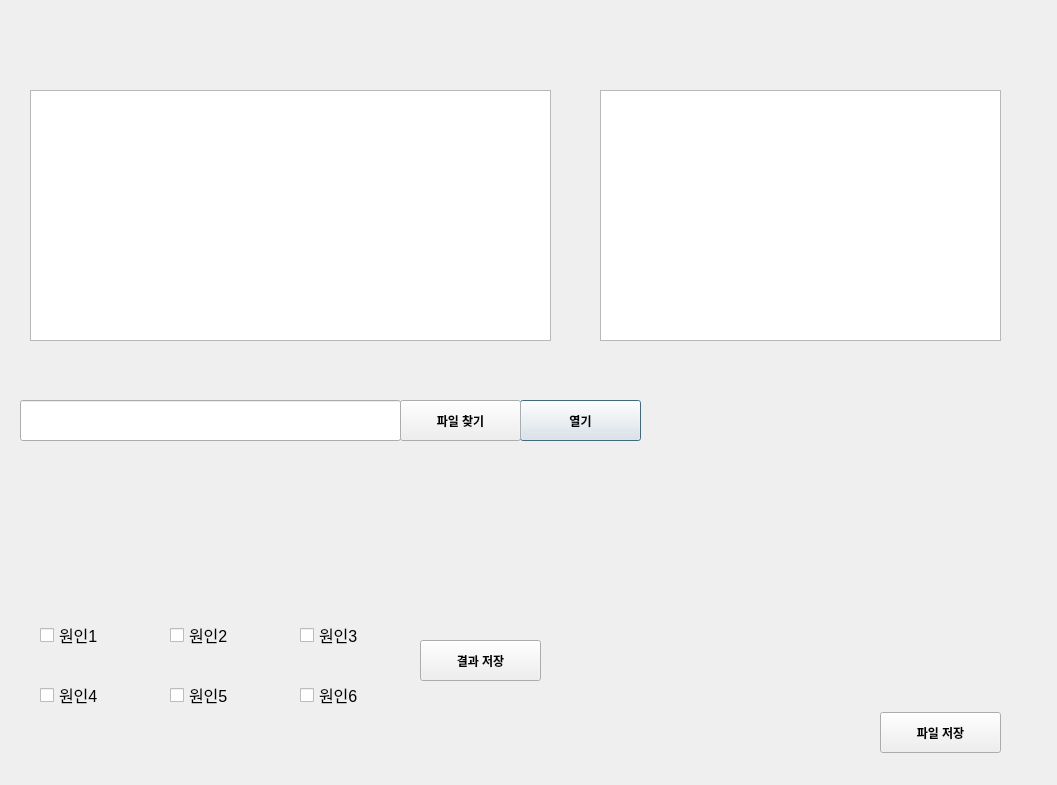
<?xml version="1.0" encoding="UTF-8"?>
<ui version="4.0">
 <class>DataVisualization_prototype</class>
 <widget class="QDialog" name="DataVisualization_prototype">
  <property name="geometry">
   <rect>
    <x>0</x>
    <y>0</y>
    <width>1057</width>
    <height>785</height>
   </rect>
  </property>
  <property name="windowTitle">
   <string>Dialog</string>
  </property>
  <widget class="QPushButton" name="Open_btn">
   <property name="geometry">
    <rect>
     <x>520</x>
     <y>400</y>
     <width>121</width>
     <height>41</height>
    </rect>
   </property>
   <property name="font">
    <font>
     <weight>75</weight>
     <bold>true</bold>
    </font>
   </property>
   <property name="text">
    <string>열기</string>
   </property>
  </widget>
  <widget class="QPushButton" name="Save_btn">
   <property name="geometry">
    <rect>
     <x>880</x>
     <y>712</y>
     <width>121</width>
     <height>41</height>
    </rect>
   </property>
   <property name="font">
    <font>
     <weight>75</weight>
     <bold>true</bold>
    </font>
   </property>
   <property name="text">
    <string>파일 저장</string>
   </property>
  </widget>
  <widget class="QCheckBox" name="checkBox">
   <property name="geometry">
    <rect>
     <x>40</x>
     <y>610</y>
     <width>110</width>
     <height>50</height>
    </rect>
   </property>
   <property name="font">
    <font>
     <pointsize>12</pointsize>
    </font>
   </property>
   <property name="text">
    <string>원인1</string>
   </property>
  </widget>
  <widget class="QCheckBox" name="checkBox_2">
   <property name="geometry">
    <rect>
     <x>170</x>
     <y>610</y>
     <width>110</width>
     <height>50</height>
    </rect>
   </property>
   <property name="font">
    <font>
     <pointsize>12</pointsize>
    </font>
   </property>
   <property name="text">
    <string>원인2</string>
   </property>
  </widget>
  <widget class="QCheckBox" name="checkBox_3">
   <property name="geometry">
    <rect>
     <x>300</x>
     <y>610</y>
     <width>110</width>
     <height>50</height>
    </rect>
   </property>
   <property name="font">
    <font>
     <pointsize>12</pointsize>
    </font>
   </property>
   <property name="text">
    <string>원인3</string>
   </property>
  </widget>
  <widget class="QCheckBox" name="checkBox_4">
   <property name="geometry">
    <rect>
     <x>40</x>
     <y>670</y>
     <width>110</width>
     <height>50</height>
    </rect>
   </property>
   <property name="font">
    <font>
     <pointsize>12</pointsize>
    </font>
   </property>
   <property name="text">
    <string>원인4</string>
   </property>
  </widget>
  <widget class="QCheckBox" name="checkBox_5">
   <property name="geometry">
    <rect>
     <x>170</x>
     <y>670</y>
     <width>110</width>
     <height>50</height>
    </rect>
   </property>
   <property name="font">
    <font>
     <pointsize>12</pointsize>
    </font>
   </property>
   <property name="text">
    <string>원인5</string>
   </property>
  </widget>
  <widget class="QCheckBox" name="checkBox_6">
   <property name="geometry">
    <rect>
     <x>300</x>
     <y>670</y>
     <width>110</width>
     <height>50</height>
    </rect>
   </property>
   <property name="font">
    <font>
     <pointsize>12</pointsize>
    </font>
   </property>
   <property name="text">
    <string>원인6</string>
   </property>
  </widget>
  <widget class="QLineEdit" name="lineEdit">
   <property name="geometry">
    <rect>
     <x>20</x>
     <y>400</y>
     <width>381</width>
     <height>41</height>
    </rect>
   </property>
   <property name="font">
    <font>
     <pointsize>13</pointsize>
    </font>
   </property>
   <property name="text">
    <string/>
   </property>
   <property name="dragEnabled">
    <bool>false</bool>
   </property>
   <property name="clearButtonEnabled">
    <bool>false</bool>
   </property>
  </widget>
  <widget class="QListWidget" name="listWidget">
   <property name="geometry">
    <rect>
     <x>600</x>
     <y>90</y>
     <width>401</width>
     <height>251</height>
    </rect>
   </property>
  </widget>
  <widget class="QPushButton" name="ResultSave_btn">
   <property name="geometry">
    <rect>
     <x>420</x>
     <y>640</y>
     <width>121</width>
     <height>41</height>
    </rect>
   </property>
   <property name="font">
    <font>
     <weight>75</weight>
     <bold>true</bold>
    </font>
   </property>
   <property name="text">
    <string>결과 저장</string>
   </property>
  </widget>
  <widget class="QPushButton" name="file_Dialog">
   <property name="geometry">
    <rect>
     <x>400</x>
     <y>400</y>
     <width>121</width>
     <height>41</height>
    </rect>
   </property>
   <property name="font">
    <font>
     <weight>75</weight>
     <bold>true</bold>
    </font>
   </property>
   <property name="text">
    <string>파일 찾기</string>
   </property>
  </widget>
  <widget class="QTableView" name="graphView">
   <property name="geometry">
    <rect>
     <x>30</x>
     <y>90</y>
     <width>521</width>
     <height>251</height>
    </rect>
   </property>
  </widget>
 </widget>
 <resources/>
 <connections/>
</ui>
